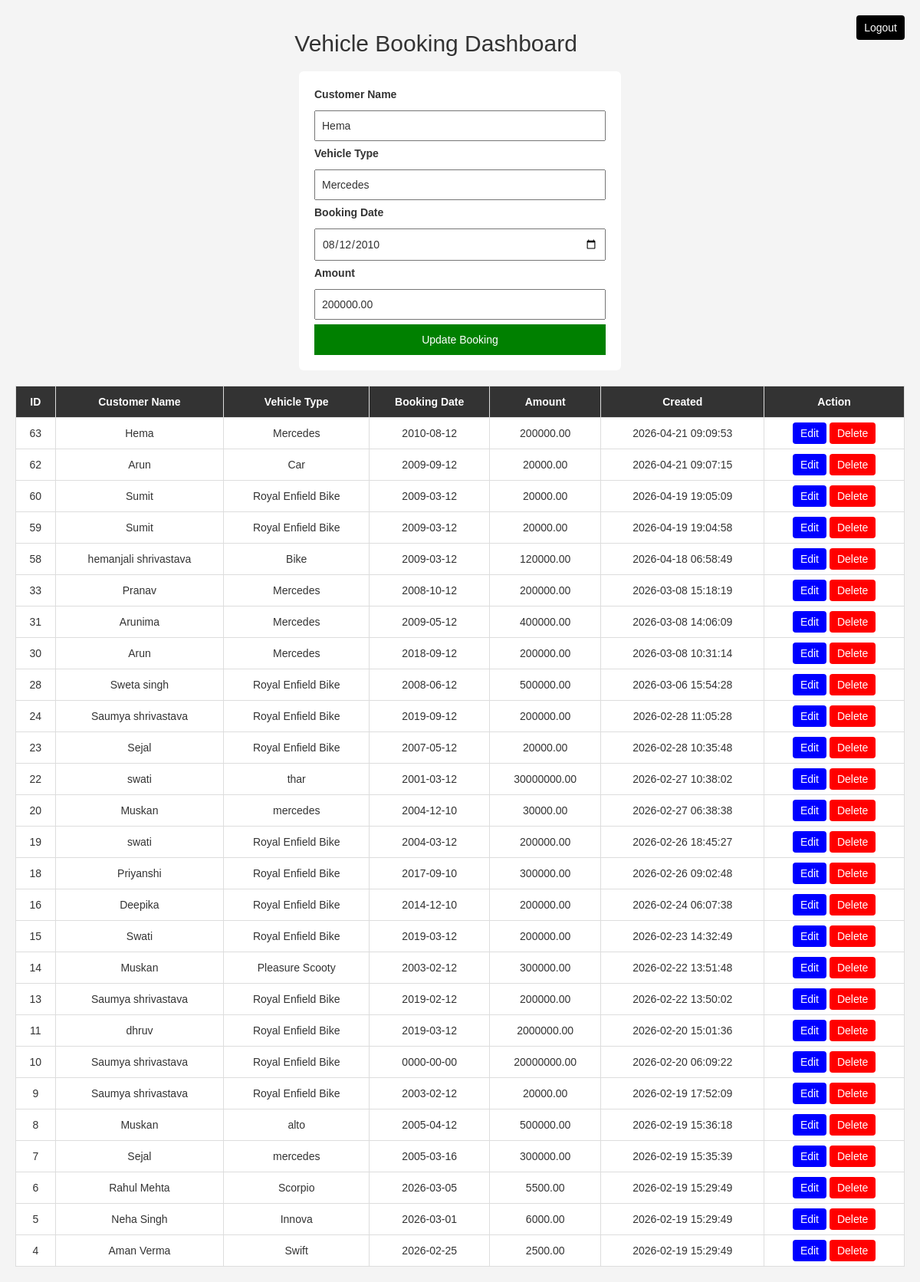
/dashboard.php?edit=63 (signed in), run on the app's committed database.
### tables this page shows
CREATE TABLE `bookings` (
  `id` int(11) NOT NULL,
  `customer_name` varchar(100) NOT NULL,
  `contact` varchar(100) DEFAULT NULL,
  `vehicle_type` varchar(100) NOT NULL,
  `booking_date` date NOT NULL,
  `amount` decimal(10,2) NOT NULL,
  `created_at` timestamp NOT NULL DEFAULT current_timestamp()
);

### dashboard.php (the view, shortened to what this page needs)
<?php
$conn = mysqli_connect("localhost","root","","car_rental_db");
$edit_id=0;
$customer_name='';
$vehicle_type='';
$booking_date='';
$amount='';
if(isset($_GET['edit'])){
$edit_id=$_GET['edit'];
$res=mysqli_query($conn,"SELECT * FROM bookings WHERE id='$edit_id'");
$row=mysqli_fetch_assoc($res);
$customer_name=$row['customer_name'];
$vehicle_type=$row['vehicle_type'];
$booking_date=$row['booking_date'];
$amount=$row['amount'];
}
?>
<!DOCTYPE html>
<html>
<head>
<link rel="stylesheet" href="https://maxcdn.bootstrapcdn.com/bootstrap/3.4.1/css/bootstrap.min.css">
<link rel="stylesheet" href="https://maxcdn.bootstrapcdn.com/bootstrap/3.4.1/css/bootstrap.min.css">
</head>
<body>
<?php if(!isset($_SESSION['admin'])){ ?>
<div class="login-box">
<h3 align="center">Admin Login</h3>
<?php if(isset($error)){ echo "<p style='color:red'>$error</p>"; } ?>
<form method="post">
<input type="text" name="username" placeholder="Username" required>
<input type="password" name="password" placeholder="Password" required>
<button type="submit" name="login">Login</button>
</form>
</div>
<?php } else { ?>
<a class="logout" href="?logout=true">Logout</a>
<h2 align="center">Vehicle Booking Dashboard</h2>
<div class="form-box">
<form method="post">
<label>Customer Name</label>
<input type="text" name="customer_name" value="<?php echo $customer_name; ?>" required>
<label>Vehicle Type</label>
<input type="text" name="vehicle_type" value="<?php echo $vehicle_type; ?>" required>
<label>Booking Date</label>
<input type="date" name="booking_date" value="<?php echo $booking_date; ?>" required>
<label>Amount</label>
<input type="number" name="amount" value="<?php echo $amount; ?>" required>
<?php if($edit_id>0){ ?>
<button type="submit" name="update">Update Booking</button>
<?php } else { ?>
<button type="submit" name="add">Add Booking</button>
<?php } ?>
</form>
</div>
<table>
<tr>
<th>ID</th>
<th>Customer Name</th>
<th>Vehicle Type</th>
<th>Booking Date</th>
<th>Amount</th>
<th>Created</th>
<th>Action</th>
</tr>
<?php
$result=mysqli_query($conn,"SELECT * FROM bookings ORDER BY id DESC");
while($row=mysqli_fetch_assoc($result)){
?>
<tr>
<td><?php echo $row['id']; ?></td>
<td><?php echo $row['customer_name']; ?></td>
<td><?php echo $row['vehicle_type']; ?></td>
<td><?php echo $row['booking_date']; ?></td>
<td><?php echo $row['amount']; ?></td>
<td><?php echo $row['created_at']; ?></td>
<td>
<a class="edit" href="?edit=<?php echo $row['id']; ?>">Edit</a>
<a class="delete" href="?delete=<?php echo $row['id']; ?>" onclick="return confirm('Delete record?')">Delete</a>
</td>
</tr>
<?php } ?>
</table>
<?php } ?>
</body>
</html>

### dashboard.php (style rules this page uses)
body { font-family:Arial; background:#f4f4f4; padding:20px; }
input { width:100%; padding:8px; margin:6px 0; }
button { padding:10px; width:100%; background:green; color:white; border:none; cursor:pointer; }
table { width:100%; border-collapse:collapse; margin-top:20px; background:white; }
th,td { border:1px solid #ddd; padding:10px; text-align:center; }
th { background:#333; color:white; }
a { text-decoration:none; padding:6px 10px; color:white; border-radius:4px; }
.edit { background:blue; }
.delete { background:red; }
.logout { background:black;float:right; }
.form-box { width:420px; margin:auto; background:white; padding:20px; margin-top:20px; border-radius:6px; }

### data on the page
bookings: customer_name "Hema", vehicle_type "Mercedes", booking_date "08/12/2010", amount "200000.00", id "63", booking_date "2010-08-12", created_at "2026-04-21 09:09:53"
bookings: id "62", customer_name "Arun", vehicle_type "Car", booking_date "2009-09-12", amount "20000.00", created_at "2026-04-21 09:07:15"
bookings: id "60", customer_name "Sumit", vehicle_type "Royal Enfield Bike", booking_date "2009-03-12", amount "20000.00", created_at "2026-04-19 19:05:09"
bookings: id "59", customer_name "Sumit", vehicle_type "Royal Enfield Bike", booking_date "2009-03-12", amount "20000.00", created_at "2026-04-19 19:04:58"
bookings: id "58", customer_name "hemanjali shrivastava", vehicle_type "Bike", booking_date "2009-03-12", amount "120000.00", created_at "2026-04-18 06:58:49"
bookings: id "33", customer_name "Pranav", vehicle_type "Mercedes", booking_date "2008-10-12", amount "200000.00", created_at "2026-03-08 15:18:19"
bookings: id "31", customer_name "Arunima", vehicle_type "Mercedes", booking_date "2009-05-12", amount "400000.00", created_at "2026-03-08 14:06:09"
bookings: id "30", customer_name "Arun", vehicle_type "Mercedes", booking_date "2018-09-12", amount "200000.00", created_at "2026-03-08 10:31:14"
bookings: id "28", customer_name "Sweta singh", vehicle_type "Royal Enfield Bike", booking_date "2008-06-12", amount "500000.00", created_at "2026-03-06 15:54:28"
bookings: id "24", customer_name "Saumya shrivastava", vehicle_type "Royal Enfield Bike", booking_date "2019-09-12", amount "200000.00", created_at "2026-02-28 11:05:28"
bookings: id "23", customer_name "Sejal", vehicle_type "Royal Enfield Bike", booking_date "2007-05-12", amount "20000.00", created_at "2026-02-28 10:35:48"
bookings: id "22", customer_name "swati", vehicle_type "thar", booking_date "2001-03-12", amount "30000000.00", created_at "2026-02-27 10:38:02"
bookings: id "20", customer_name "Muskan", vehicle_type "mercedes", booking_date "2004-12-10", amount "30000.00", created_at "2026-02-27 06:38:38"
bookings: id "19", customer_name "swati", vehicle_type "Royal Enfield Bike", booking_date "2004-03-12", amount "200000.00", created_at "2026-02-26 18:45:27"
bookings: id "18", customer_name "Priyanshi", vehicle_type "Royal Enfield Bike", booking_date "2017-09-10", amount "300000.00", created_at "2026-02-26 09:02:48"
bookings: id "16", customer_name "Deepika", vehicle_type "Royal Enfield Bike", booking_date "2014-12-10", amount "200000.00", created_at "2026-02-24 06:07:38"
bookings: id "15", customer_name "Swati", vehicle_type "Royal Enfield Bike", booking_date "2019-03-12", amount "200000.00", created_at "2026-02-23 14:32:49"
bookings: id "14", customer_name "Muskan", vehicle_type "Pleasure Scooty", booking_date "2003-02-12", amount "300000.00", created_at "2026-02-22 13:51:48"
bookings: id "13", customer_name "Saumya shrivastava", vehicle_type "Royal Enfield Bike", booking_date "2019-02-12", amount "200000.00", created_at "2026-02-22 13:50:02"
bookings: id "11", customer_name "dhruv", vehicle_type "Royal Enfield Bike", booking_date "2019-03-12", amount "2000000.00", created_at "2026-02-20 15:01:36"
bookings: id "10", customer_name "Saumya shrivastava", vehicle_type "Royal Enfield Bike", booking_date "0000-00-00", amount "20000000.00", created_at "2026-02-20 06:09:22"
bookings: id "9", customer_name "Saumya shrivastava", vehicle_type "Royal Enfield Bike", booking_date "2003-02-12", amount "20000.00", created_at "2026-02-19 17:52:09"
bookings: id "8", customer_name "Muskan", vehicle_type "alto", booking_date "2005-04-12", amount "500000.00", created_at "2026-02-19 15:36:18"
bookings: id "7", customer_name "Sejal", vehicle_type "mercedes", booking_date "2005-03-16", amount "300000.00", created_at "2026-02-19 15:35:39"
bookings: id "6", customer_name "Rahul Mehta", vehicle_type "Scorpio", booking_date "2026-03-05", amount "5500.00", created_at "2026-02-19 15:29:49"
bookings: id "5", customer_name "Neha Singh", vehicle_type "Innova", booking_date "2026-03-01", amount "6000.00", created_at "2026-02-19 15:29:49"
bookings: id "4", customer_name "Aman Verma", vehicle_type "Swift", booking_date "2026-02-25", amount "2500.00", created_at "2026-02-19 15:29:49"
